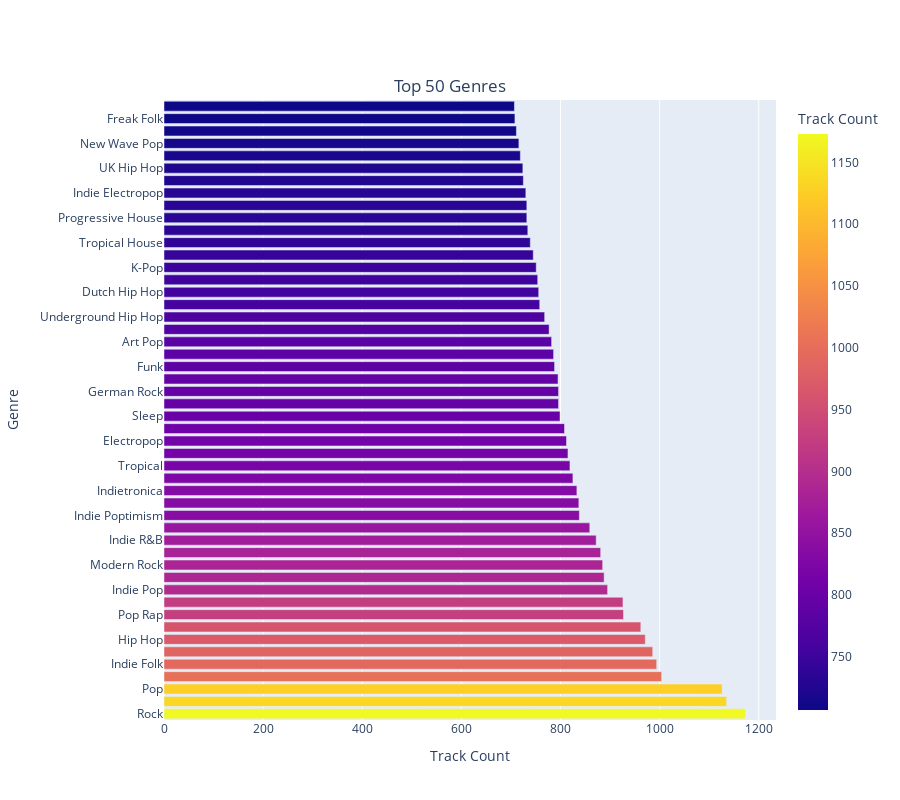

Notebook code for this chart:
### Code cell
fig = px.bar(genre_counts.nlargest(n=50, columns=['Track Count']), x='Track Count', y='Genre',
             hover_data=['Track Count', 'Genre'], color='Track Count', orientation='h',
             labels={'Genre': 'Genre', 'Track Count':'Track Count'}, 
             title={'text': "Top 50 Genres", 'y':0.9, 'x':0.5, 'xanchor': 'center', 'yanchor': 'top'}, 
             height=800)
fig.show()

### Figure 1 — Plotly figure (JSON) as saved in the notebook; plotly's stock layout.template omitted (floating-point values rounded to 4 significant figures)
{"data": [{"alignmentgroup": "True", "customdata": [[1173, " Rock"], [1135, " Dance Pop"], [1126, " Pop"], [1004, " Electro House"], [994, " Indie Folk"], [986, " Indie Rock"], [971, " Hip Hop"], [962, " Latin"], [927, " Pop Rap"], [926, " Rap"], [895, " Indie Pop"], [888, " French Hip Hop"], [885, " Modern Rock"], [881, " Classical Performance"], [872, " Indie R&B"], [859, " Latin Rock"], [838, " Indie Poptimism"], [837, " German Hip Hop"], [833, " Indietronica"], [825, " Chamber Pop"], [819, " Tropical"], [815, " Pop Rock"], [812, " Electropop"], [808, " Anthem Worship"], [799, " Sleep"], [796, " Country Rock"], [796, " German Rock"], [795, " Roots Rock"], [788, " Funk"], [786, " Folk Rock"], [782, " Art Pop"], [777, " Urban Contemporary"], [768, " Underground Hip Hop"], [758, " Background Music"], [756, " Dutch Hip Hop"], [754, " Modern Alternative Rock"], [751, " K-Pop"], [745, " Europop"], [739, " Tropical House"], [734, " Filmi"], [732, " Progressive House"], [732, " Rock en Español"], [730, " Indie Electropop"], [725, " Forró"], [724, " UK Hip Hop"], [719, " Trap"], [716, " New Wave Pop"], [711, " Folk"], [708, " Freak Folk"], [707, " Stomp and Holler"]], "hovertemplate": "Track Count=%{marker.color}<br>Genre=%{customdata[1]}<extra></extra>", "legendgroup": "", "marker": {"color": [1173, 1135, 1126, 1004, 994, 986, 971, 962, 927, 926, 895, 888, 885, 881, 872, 859, 838, 837, 833, 825, 819, 815, 812, 808, 799, 796, 796, 795, 788, 786, 782, 777, 768, 758, 756, 754, 751, 745, 739, 734, 732, 732, 730, 725, 724, 719, 716, 711, 708, 707], "coloraxis": "coloraxis"}, "name": "", "offsetgroup": "", "orientation": "h", "showlegend": false, "textposition": "auto", "type": "bar", "x": [1173, 1135, 1126, 1004, 994, 986, 971, 962, 927, 926, 895, 888, 885, 881, 872, 859, 838, 837, 833, 825, 819, 815, 812, 808, 799, 796, 796, 795, 788, 786, 782, 777, 768, 758, 756, 754, 751, 745, 739, 734, 732, 732, 730, 725, 724, 719, 716, 711, 708, 707], "xaxis": "x", "y": [" Rock", " Dance Pop", " Pop", " Electro House", " Indie Folk", " Indie Rock", " Hip Hop", " Latin", " Pop Rap", " Rap", " Indie Pop", " French Hip Hop", " Modern Rock", " Classical Performance", " Indie R&B", " Latin Rock", " Indie Poptimism", " German Hip Hop", " Indietronica", " Chamber Pop", " Tropical", " Pop Rock", " Electropop", " Anthem Worship", " Sleep", " Country Rock", " German Rock", " Roots Rock", " Funk", " Folk Rock", " Art Pop", " Urban Contemporary", " Underground Hip Hop", " Background Music", " Dutch Hip Hop", " Modern Alternative Rock", " K-Pop", " Europop", " Tropical House", " Filmi", " Progressive House", " Rock en Español", " Indie Electropop", " Forró", " UK Hip Hop", " Trap", " New Wave Pop", " Folk", " Freak Folk", " Stomp and Holler"], "yaxis": "y"}], "layout": {"barmode": "relative", "coloraxis": {"colorbar": {"title": {"text": "Track Count"}}, "colorscale": [[0, "#0d0887"], [0.1111, "#46039f"], [0.2222, "#7201a8"], [0.3333, "#9c179e"], [0.4444, "#bd3786"], [0.5556, "#d8576b"], [0.6667, "#ed7953"], [0.7778, "#fb9f3a"], [0.8889, "#fdca26"], [1, "#f0f921"]]}, "height": 800, "legend": {"tracegroupgap": 0}, "title": {"text": "Top 50 Genres", "x": 0.5, "xanchor": "center", "y": 0.9, "yanchor": "top"}, "xaxis": {"anchor": "y", "domain": [0, 1], "title": {"text": "Track Count"}}, "yaxis": {"anchor": "x", "domain": [0, 1], "title": {"text": "Genre"}}}}
